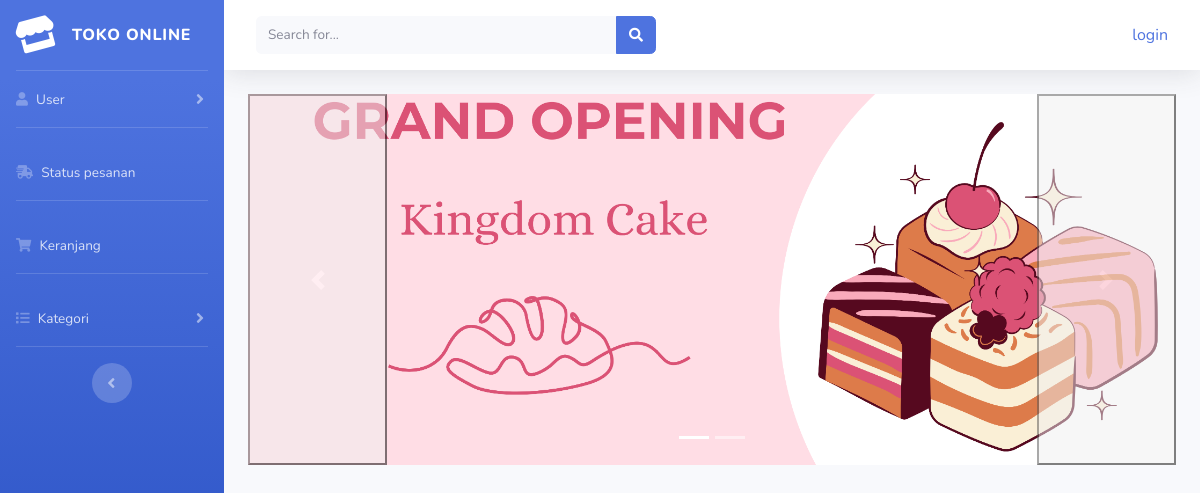
/index.php/kategori/idul_fitri, run on an earlier commit of the app's database.
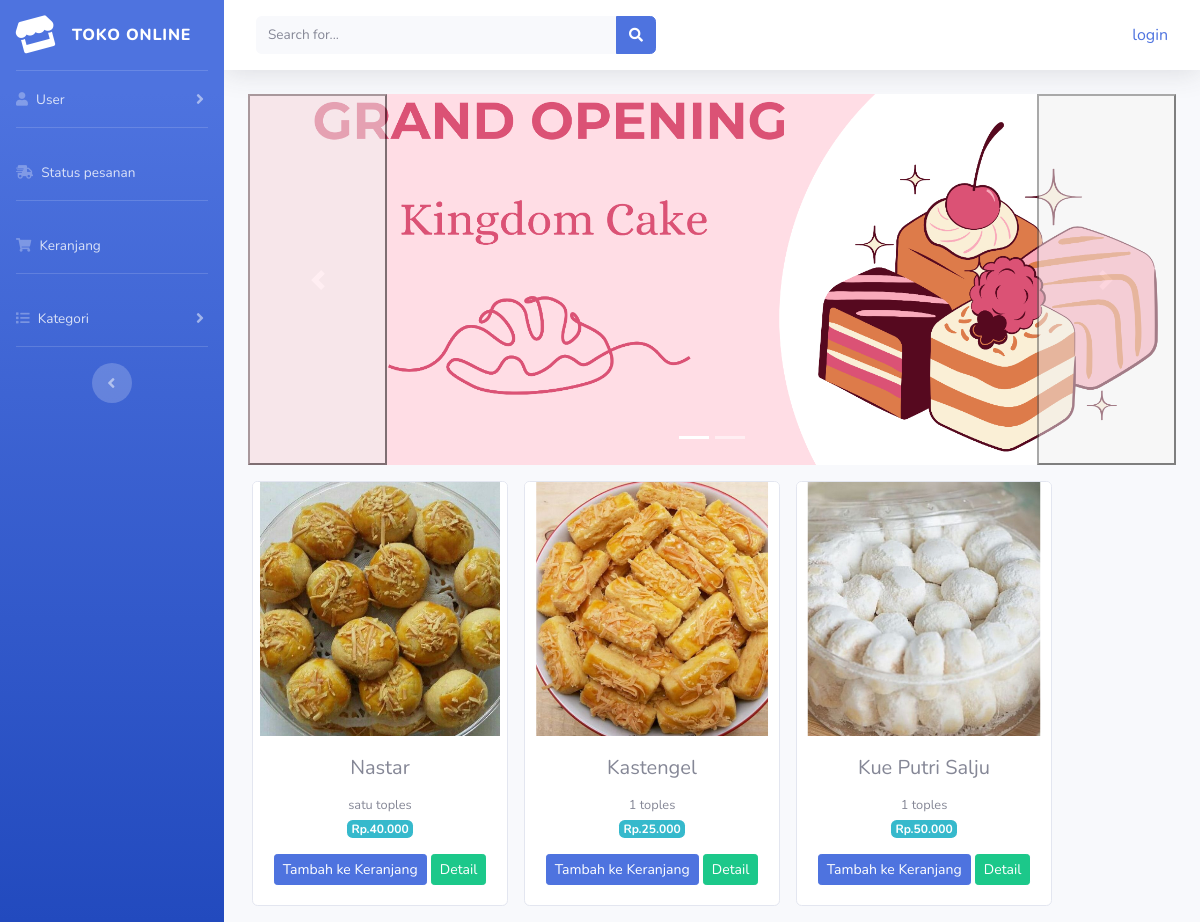
And on a later commit of the database.
### tables this page shows
CREATE TABLE `tb_barang` (
  `id_brg` int(11) NOT NULL,
  `nama_brg` varchar(128) NOT NULL,
  `keterangan` varchar(225) NOT NULL,
  `kategori` varchar(60) NOT NULL,
  `harga` int(11) NOT NULL,
  `stok` int(4) NOT NULL,
  `gambar` text NOT NULL
);

### application/controllers/kategori.php (called while the page is built, shortened)
<?php
class kategori extends CI_Controller
{
    public function idul_fitri()
    {
        $data['idul_fitri'] = $this->model_kategori->data_idul_fitri()->result();
        $data['title'] = 'Kategori Idul Fitri';
        $this->load->view('templates/header', $data);
        $this->load->view('templates/sidebar');
        $this->load->view('kategori/idul_fitri', $data);
        $this->load->view('templates/footer');
    }
}

### index.php (called while the page is built, shortened)
<?php
require_once BASEPATH.'core/CodeIgniter.php';

### application/models/model_kategori.php (called while the page is built, shortened)
<?php
class model_kategori extends CI_Model
{
    public function data_idul_fitri()
    {
        return $this->db->get_where('tb_barang', array('kategori' => 'Idul Fitri'));
    }
}

### application/views/kategori/idul_fitri.php (the view, shortened to what this page needs)
<div class="container-fluid">
    <div id="carouselExampleIndicators" class="carousel slide" data-ride="carousel">
        <ol class="carousel-indicators">
            <li data-target="#carouselExampleIndicators" data-slide-to="0" class="active"></li>
            <li data-target="#carouselExampleIndicators" data-slide-to="1"></li>
        </ol>
        <div class="carousel-inner">
            <div class="carousel-item active">
                <img src="<?php echo base_url('assets/img/slider/grandopening.png') ?>" class="d-block w-100" alt="...">
            </div>
        </div>
        <button class="carousel-control-prev" type="button" data-target="#carouselExampleIndicators" data-slide="prev">
            <span class="carousel-control-prev-icon" aria-hidden="true"></span>
        </button>
        <button class="carousel-control-next" type="button" data-target="#carouselExampleIndicators" data-slide="next">
            <span class="carousel-control-next-icon" aria-hidden="true"></span>
        </button>
    </div>
    <div class="row text-center mt-3">
        <?php foreach ($idul_fitri as $brg) : ?>
            <div class="card ml-3 mb-3" style="width: 16rem;">
                <img src="<?php echo base_url() . '/uploads/' . $brg->gambar ?>" class="card-img-top" alt="...">
                <div class="card-body">
                    <h5 class="card-title"><?php echo $brg->nama_brg ?></h5>
                    <small><?php echo $brg->keterangan  ?></small><br>
                    <span class="badge badge-info mb-3">Rp.<?php echo number_format($brg->harga, 0, ',', '.') ?></span><br>
                    <?php
                    if ($brg->stok > 0) {
                        echo anchor('dashboard/tambah_ke_keranjang/' . $brg->id_brg, '<div class="btn btn-sm btn-primary"> Tambah ke Keranjang </div>');
                    } else {
                        echo '<div class="btn btn-sm btn-danger"> Habis </div>';
                    }
                    ?>
                    <?php echo anchor('dashboard/detail/' . $brg->id_brg, '<div class="btn btn-sm btn-success"> Detail </div>') ?>
                </div>
            </div>
        <?php endforeach ?>
    </div>
</div>

What changed in the data, as far as the page shows it:
added tb_barang: gambar (picture), nama_brg "Nastar", keterangan "satu toples", harga "40.000", id_brg "Tambah ke Keranjang", id_brg "Detail"
added tb_barang: gambar (picture), nama_brg "Kastengel", keterangan "1 toples", harga "25.000", id_brg "Tambah ke Keranjang", id_brg "Detail"
added tb_barang: gambar (picture), nama_brg "Kue Putri Salju", keterangan "1 toples", harga "50.000", id_brg "Tambah ke Keranjang", id_brg "Detail"
